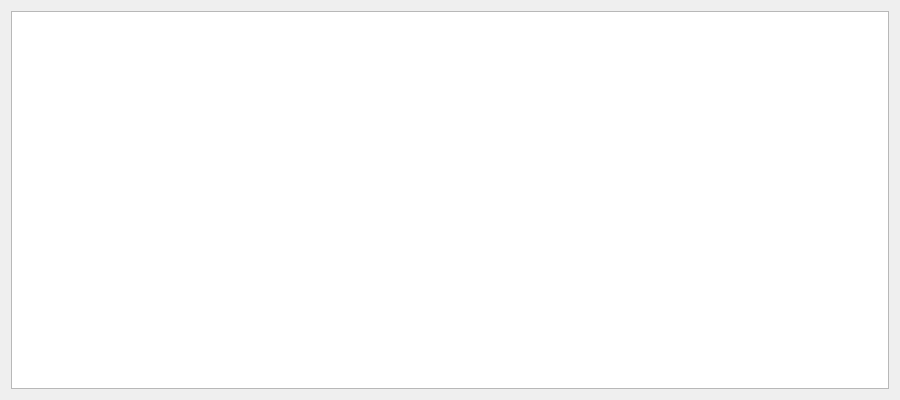
<?xml version="1.0" encoding="UTF-8"?>
<ui version="4.0">
 <class>Form</class>
 <widget class="QWidget" name="Form">
  <property name="geometry">
   <rect>
    <x>0</x>
    <y>0</y>
    <width>900</width>
    <height>400</height>
   </rect>
  </property>
  <property name="minimumSize">
   <size>
    <width>900</width>
    <height>400</height>
   </size>
  </property>
  <property name="windowTitle">
   <string>Справка</string>
  </property>
  <layout class="QGridLayout" name="gridLayout_2">
   <item row="0" column="0">
    <layout class="QGridLayout" name="gridLayout">
     <item row="0" column="0">
      <widget class="QTextBrowser" name="textBrowser"/>
     </item>
    </layout>
   </item>
  </layout>
 </widget>
 <resources/>
 <connections/>
</ui>
